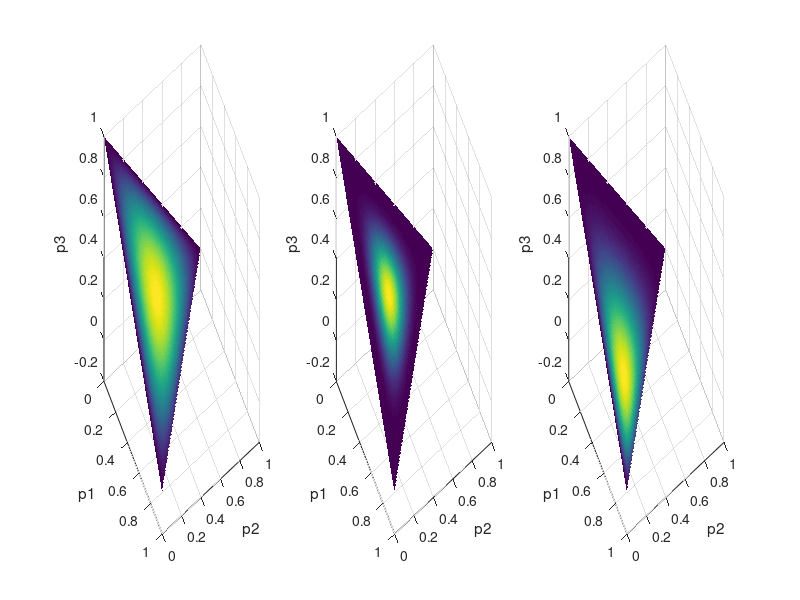

Recreate this plot in MATLAB.
clear; close all; clc;

alpha = [2 2 2];
x1 = linspace(0,1,101);
x2 = linspace(0,1,101);
[X1,X2] = ndgrid(x1,x2);
X3 = 1 - X1 - X2;
bad = (X1+X2 > 1); X1(bad) = NaN; X2(bad) = NaN; X3(bad) = NaN;

betaConst = exp(sum(gammaln(alpha))-gammaln(sum(alpha)));
F = (X1.^(alpha(1)-1) .* X2.^(alpha(2)-1) .* X3.^(alpha(3)-1)) / betaConst;

% figure(1), surf(X1,X2,F,'EdgeColor','none');
% xlabel('x1'); ylabel('x2'); zlabel('f(x1,x2,1-x1-x2)');
% view(-160,40);
FigHandle = figure;
subplot(1,3,1),
surf(X1,X2,X3,F,'EdgeColor','none');
xlabel('p1'); ylabel('p2'); zlabel('p3');
view(59,36);

alpha = [5 5 5];
x1 = linspace(0,1,101);
x2 = linspace(0,1,101);
[X1,X2] = ndgrid(x1,x2);
X3 = 1 - X1 - X2;
bad = (X1+X2 > 1); X1(bad) = NaN; X2(bad) = NaN; X3(bad) = NaN;

betaConst = exp(sum(gammaln(alpha))-gammaln(sum(alpha)));
F = (X1.^(alpha(1)-1) .* X2.^(alpha(2)-1) .* X3.^(alpha(3)-1)) / betaConst;

% figure(1), surf(X1,X2,F,'EdgeColor','none');
% xlabel('x1'); ylabel('x2'); zlabel('f(x1,x2,1-x1-x2)');
% view(-160,40);
subplot(1,3,2),
surf(X1,X2,X3,F,'EdgeColor','none');
xlabel('p1'); ylabel('p2'); zlabel('p3');
view(59,36);

alpha = [4 2 2];
x1 = linspace(0,1,101);
x2 = linspace(0,1,101);
[X1,X2] = ndgrid(x1,x2);
X3 = 1 - X1 - X2;
bad = (X1+X2 > 1); X1(bad) = NaN; X2(bad) = NaN; X3(bad) = NaN;

betaConst = exp(sum(gammaln(alpha))-gammaln(sum(alpha)));
F = (X1.^(alpha(1)-1) .* X2.^(alpha(2)-1) .* X3.^(alpha(3)-1)) / betaConst;

% figure(1), surf(X1,X2,F,'EdgeColor','none');
% xlabel('x1'); ylabel('x2'); zlabel('f(x1,x2,1-x1-x2)');
% view(-160,40);
subplot(1,3,3),
surf(X1,X2,X3,F,'EdgeColor','none');
xlabel('p1'); ylabel('p2'); zlabel('p3');
view(59,36);

set(FigHandle, 'Position', [50, 50, 1300, 500]);
print('Distributions_dirichletTriangle3D','-dpdf')

